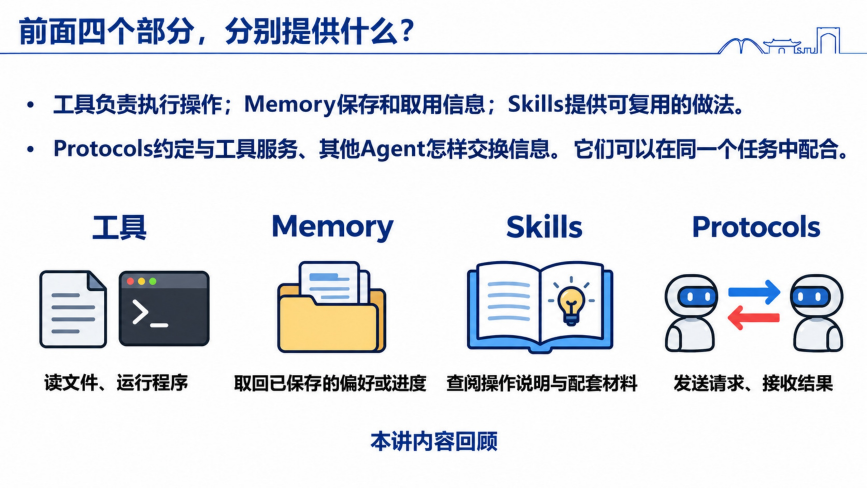
#> input picture 第01讲-LLM-Agents/v02-导入与LLM基础HTML/qa/harness-r11/pdf/high-155.jpg, 2600 x 1463 px (shown at 1/3 size); its folder holds 4 pictures in this run
$ python crop-assets.py
#> lines starting #> are read from the running program, lines starting #| are printed output that depends on the picture
from pathlib import Path
from PIL import Image
import json, hashlib
root=Path(__file__).resolve().parents[2]
items={
'components':(155,(50,490,1640,700)),
'runloop':(156,(55,375,1640,915)),
'context':(160,(170,330,1500,842)),
'compaction':(161,(90,380,1600,840)),
'clearing':(162,(40,400,1630,795)),
'sandbox':(164,(215,375,1495,855)),
'confirmation':(166,(65,385,1625,795)),
'hooks':(176,(105,325,1570,810)),
'formatter':(177,(45,410,1625,725)),
'hook-timing':(178,(90,385,1610,735)),
'subagents':(180,(30,380,1645,885)),
'subagent-context':(182,(40,385,1625,870)),
'dependency':(183,(90,365,1605,815)),
'delegation':(184,(45,365,1635,870)),
'progress':(171,(35,355,1645,835)),
'resume':(173,(65,425,1635,745)),
'externalization':(185,(100,450,1610,785))}
assets=root/'assets/harness-r11';assets.mkdir(exist_ok=True)
records=[]
for name,(p,b) in items.items():
    im=Image.open(root/f'qa/harness-r11/pdf/high-{p}.jpg')
#> im is the input picture: PIL image 2600x1463 RGB; mean R, G, B 225, 227.6, 233
    scale=im.width/1672
#> scale = 1.56
    box=tuple(round(v*scale) for v in b)
#> box = (78, 762, 2550, 1089)
    result=im.crop(box)
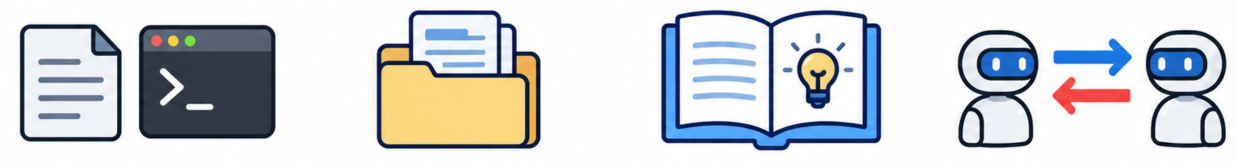
#> result: PIL image 2472x327 RGB (shown at 1/2 size); mean R, G, B 206.2, 209.2, 212.5
    out=assets/(name+'.png');result.save(out,optimize=True)
    records.append({'asset':str(out.relative_to(root)),'pdf_page':p,'reference_1672px_crop':b,'pixel_size':result.size,'sha256':hashlib.sha256(out.read_bytes()).hexdigest()})
#> pass 2 of the loop `for name,(p,b) in items.items():`:
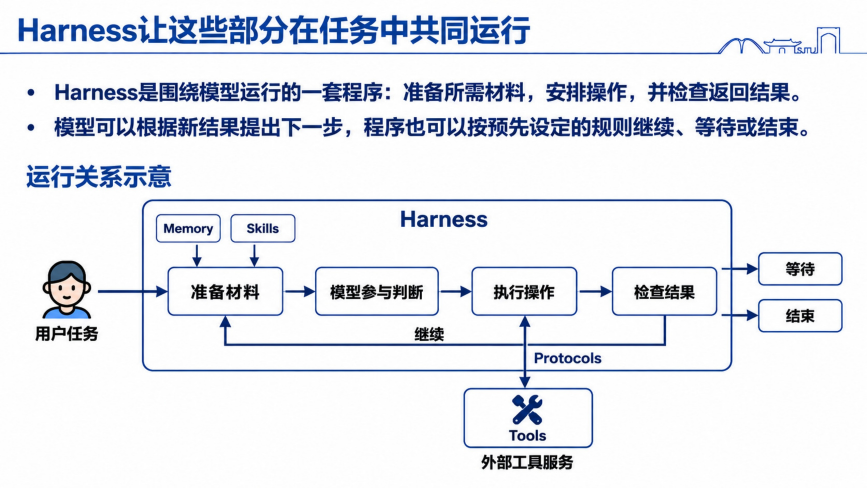
#> input picture 第01讲-LLM-Agents/v02-导入与LLM基础HTML/qa/harness-r11/pdf/high-156.jpg, 2600 x 1463 px (shown at 1/3 size)
#> im is the input picture: PIL image 2600x1463 RGB; mean R, G, B 229.7, 232.8, 239.5
#> `result=im.crop(box)`:
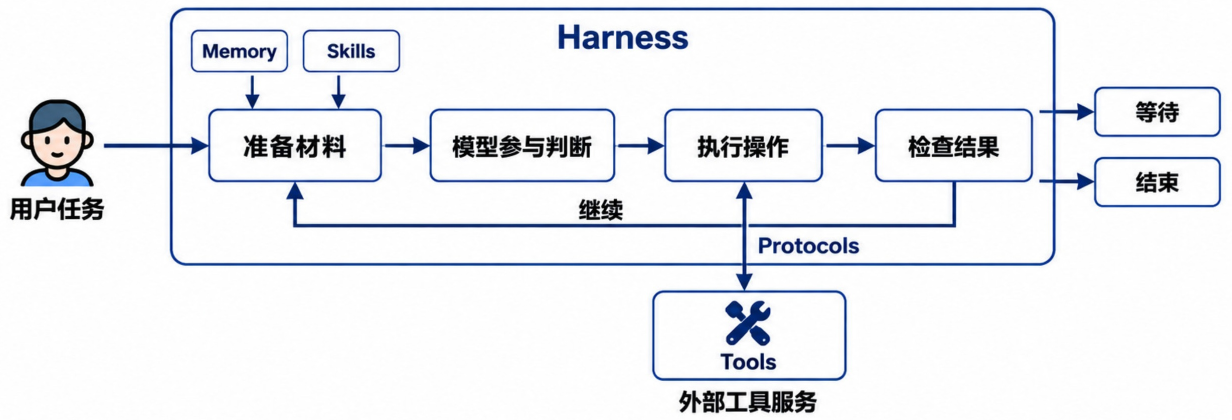
#> result: PIL image 2464x840 RGB (shown at 1/2 size); mean R, G, B 236, 237.9, 241.7
#> (the run stopped early here; a loop or call above may not have finished)
